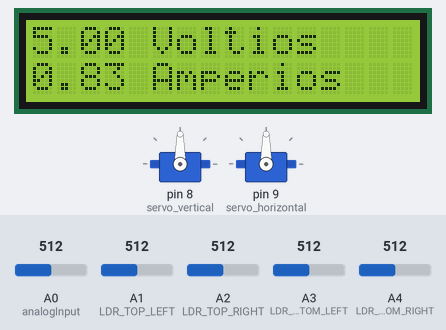
This sketch was run on a simulated Arduino Uno, built with avr-gcc and run on an emulated ATmega328P. On the bench: 16×2 character LCD, 2 × servo. Inputs (shaded band) come from the test bench; at power-on: A1 (LDR_TOP_LEFT) = 512, A2 (LDR_TOP_RIGHT) = 512, A3 (LDR_BOTTOM_LEFT) = 512, A4 (LDR_BOTTOM_RIGHT) = 512, A0 (analogInput) = 512.

Above: at 3.2 s.
3.3 s: A1 (LDR_TOP_LEFT) set to 524
4.8 s: A1 (LDR_TOP_LEFT) set to 542
At 7.6 s:
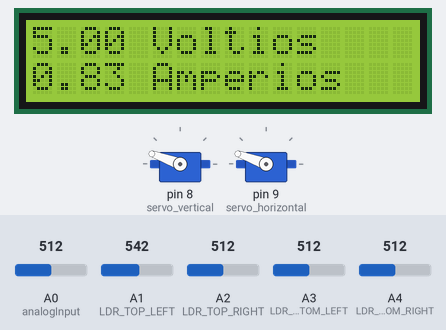
7.8 s: A2 (LDR_TOP_RIGHT) set to 547
9.3 s: A2 (LDR_TOP_RIGHT) set to 577
At 9.78 s:
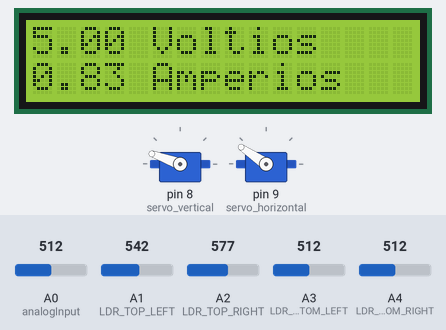
11.7 s: A3 (LDR_BOTTOM_LEFT) set to 534
At 11.7 s:
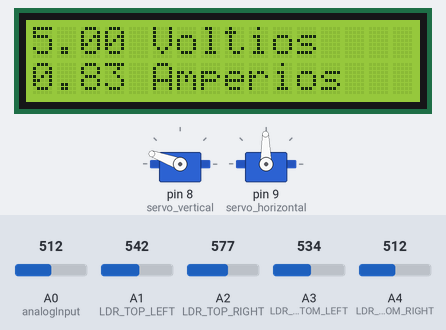
13.2 s: A4 (LDR_BOTTOM_RIGHT) set to 716
At 18.6 s:
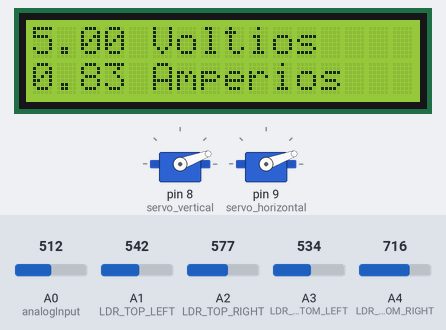
Timing chart, 0 to 18.8 s (numbered marks = the images above; inputs shaded):
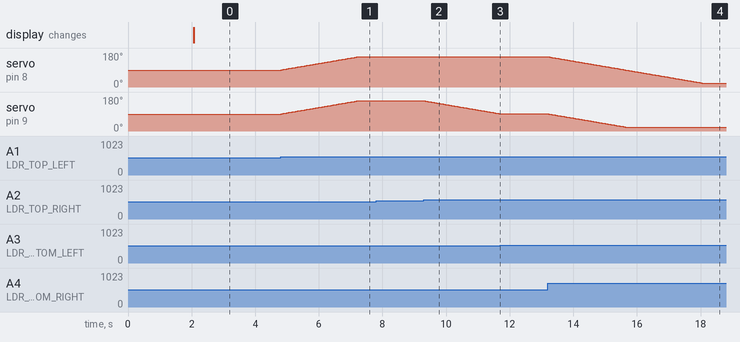

Measured:
- the behaviour switches between 533 and 534 on A1 (LDR_TOP_LEFT) (found by bisection; images 0 and 1)
- the behaviour switches between 563 and 564 on A2 (LDR_TOP_RIGHT) (found by bisection; images 1 and 2)
- the behaviour switches between 525 and 526 on A3 (LDR_BOTTOM_LEFT) (found by bisection; images 2 and 3)
- after the input at 3.3 s, every drawn part: stays the same
- after the input at 4.8 s, servo on pin 8 (servo_vertical), servo on pin 9 (servo_horizontal): moves from 90° to 160° over 2.4 s, starting at once
- after the input at 7.8 s, every drawn part: stays the same
- after the input at 9.3 s, servo on pin 9 (servo_horizontal): moves from 160° to 91° over 2.4 s, starting at once
- after the input at 11.7 s, servo on pin 9 (servo_horizontal): stays 91° (without the input it goes to 90° after 0.02 s)
- after the input at 13.2 s, servo on pin 8 (servo_vertical): moves from 160° to 20° over 4.9 s, starting at once; servo on pin 9 (servo_horizontal): moves from 91° to 20° over 2.4 s, starting at once

The sketch:

Panel_solar.ino
```cpp
#include <LiquidCrystal.h>
#include <Servo.h>


//LDRs
const int LDR_TOP_LEFT = A1;
const int LDR_TOP_RIGHT = A2;
const int LDR_BOTTOM_LEFT = A3;
const int LDR_BOTTOM_RIGHT = A4;
const int LIGHT_THRESHOLD = 10;

//Servos
Servo servo_horizontal;
Servo servo_vertical;
int pos_sh = 90;
int pos_sv = 90;
const int UPPER_LIMIT_POS = 160;  //Límite superior de los servos
const int LOWER_LIMIT_POS = 20;   //Límite inferior de los servos

//Multimtro
int analogInput = A0;  // Pin para medir voltaje
float vout = 0.0;
float vin = 0.0;
float R1 = 10000.0;
float R2 = 10000.0;
float current = 0.0;
float R_load = 100.0; // Supón una carga de 100 ohmios
int value = 0;

//Pantalla LCD con I2C
LiquidCrystal lcd(12, 11, 5, 4, 3, 2);  //LCD de 16 columnas y 2 filas


void setup() {
  Serial.begin(115200);
  lcd.begin(16,2);
  delay(2000);
  servo_vertical.attach(8);
  servo_horizontal.attach(9);
  servo_vertical.write(90);
  servo_horizontal.write(90);
  pos_sv = servo_vertical.read();
  pos_sh = servo_horizontal.read();
}

void loop() {
  //Leemos los 4 LDRs
  int ldr_tl_value = analogRead(LDR_TOP_LEFT);
  int ldr_tr_value = analogRead(LDR_TOP_RIGHT);
  int ldr_bl_value = analogRead(LDR_BOTTOM_LEFT);
  int ldr_br_value = analogRead(LDR_BOTTOM_RIGHT);

  int average_top = (ldr_tl_value + ldr_tr_value) / 2; //Media de los 2 LDR de arriba
  int average_bottom = (ldr_bl_value + ldr_br_value) / 2; //Media de los 2 LDR de abajo
  int average_left = (ldr_tl_value + ldr_bl_value) / 2; //Media de los 2 LDR de la izquierda
  int average_right = (ldr_tr_value + ldr_br_value) / 2; //Media de los 2 LDR de la derecha

  //Movemos el solar tracker
  moveSolarTracker(average_top, average_bottom, average_left, average_right);
  multimetro();

  //Delay de 30 ms para que los servos no se muevan demasiado rápido
  delay(30);
}

void moveSolarTracker(int average_top, int average_bottom, int average_left, int average_right) {
  //Movemos el solar tracker hacia arriba o hacia abajo
  if ((average_top - average_bottom) > LIGHT_THRESHOLD && pos_sv < UPPER_LIMIT_POS) {
    pos_sv++;
    servo_vertical.write(pos_sv);
  }
  else if ((average_bottom - average_top) > LIGHT_THRESHOLD && pos_sv > LOWER_LIMIT_POS) {
    pos_sv--;
    servo_vertical.write(pos_sv);
  }

  //Movemos el solar tracker hacia la derecha o hacia la izquierda
  if ((average_left - average_right) > LIGHT_THRESHOLD && pos_sh < UPPER_LIMIT_POS) {
    pos_sh++;
    servo_horizontal.write(pos_sh);
  }
  else if ((average_right - average_left) > LIGHT_THRESHOLD && pos_sh > LOWER_LIMIT_POS) {
    pos_sh--;
    servo_horizontal.write(pos_sh);
  }
}

void multimetro(){
      // Lectura de voltaje
  value = analogRead(analogInput);
  vout = (value * 5.0) / 1024.0;
  vin = vout / (R2 / (R1 + R2));
  // Calcular la corriente
  if (R_load > 0) {
    current = vin / 6; // Corriente estimada en amperios
  }
  // Mostrar voltaje en la LCD
  lcd.setCursor(0, 0);
  if (vin < 0.01) {
    lcd.print("0.00 Voltios");
  } else {
    lcd.print(vin, 2);
    lcd.print(" Voltios");
  }
  // Mostrar corriente en la LCD
  lcd.setCursor(0, 1);
  lcd.print(current, 2);
  lcd.print(" Amperios");
}
```
